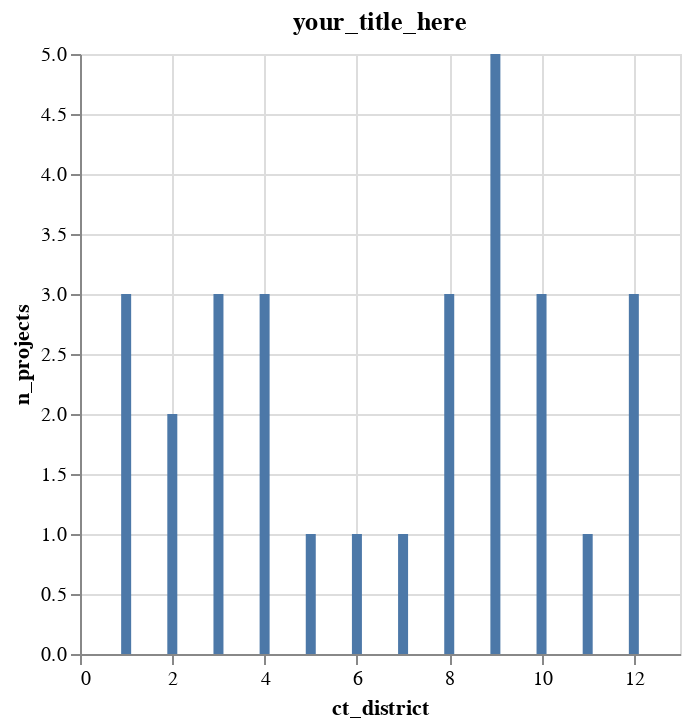

Notebook code cell kept with this figure:
### Markdown cell above
#### Add a title

### Code cell
alt.Chart(agg1, title="your_title_here").mark_bar().encode(
    x="ct_district", y="n_projects"
)

### Figure 1 — Vega-Lite specification as saved in the notebook (floating-point values rounded to 4 significant figures)
{"config": {"view": {"continuousWidth": 300, "continuousHeight": 300}}, "data": {"name": "data-36dd6e62d4eefa6e4bea196037c44f92"}, "mark": {"type": "bar"}, "encoding": {"x": {"field": "ct_district", "type": "quantitative"}, "y": {"field": "n_projects", "type": "quantitative"}}, "title": "your_title_here", "$schema": "https://vega.github.io/schema/vega-lite/v5.14.1.json", "datasets": {"data-36dd6e62d4eefa6e4bea196037c44f92": [{"ct_district": 1, "median_score": 69.0, "min_score": 68, "max_score": 81, "n_projects": 3}, {"ct_district": 2, "median_score": 60.5, "min_score": 55, "max_score": 66, "n_projects": 2}, {"ct_district": 3, "median_score": 72.0, "min_score": 68, "max_score": 74, "n_projects": 3}, {"ct_district": 4, "median_score": 69.0, "min_score": 63, "max_score": 83, "n_projects": 3}, {"ct_district": 5, "median_score": 73.0, "min_score": 73, "max_score": 73, "n_projects": 1}, {"ct_district": 6, "median_score": 64.0, "min_score": 64, "max_score": 64, "n_projects": 1}, {"ct_district": 7, "median_score": 78.0, "min_score": 78, "max_score": 78, "n_projects": 1}, {"ct_district": 8, "median_score": 82.0, "min_score": 80, "max_score": 89, "n_projects": 3}, {"ct_district": 9, "median_score": 74.0, "min_score": 65, "max_score": 81, "n_projects": 5}, {"ct_district": 10, "median_score": 72.0, "min_score": 68, "max_score": 76, "n_projects": 3}, {"ct_district": 11, "median_score": 80.0, "min_score": 80, "max_score": 80, "n_projects": 1}, {"ct_district": 12, "median_score": 75.0, "min_score": 58, "max_score": 79, "n_projects": 3}]}}
